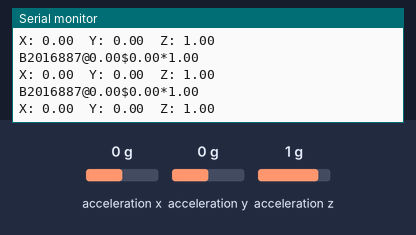
The sketch below on a simulated Arduino Uno, built with avr-gcc and run on an emulated ATmega328P. Parts: the last lines printed to the serial monitor. Wiring (inferred from the names in the program): ADXL345 accelerometer at I2C address 0x53. Inputs (shaded band) come from the test bench; at power-on: acceleration x 0 g, acceleration y 0 g, acceleration z 1 g. No radio packets arrive unless stated.

Above: at 1.2 s.
1.3 s: acceleration x set to -1.4 g
At 1.5 s:
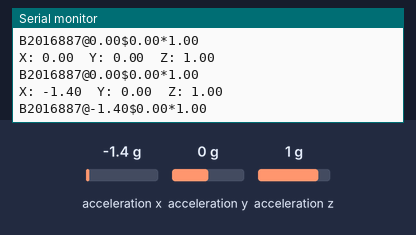
2.8 s: acceleration y set to -1.4 g
At 2.81 s:
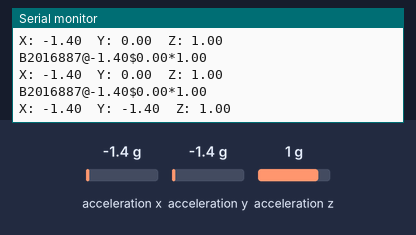
4.3 s: acceleration z set to -1.4 g
At 4.44 s:
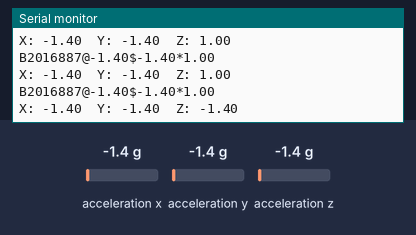

The sketch:

Node.ino
```cpp
#include <LoRa.h>
#include <Wire.h>

#define SS 10
#define RST 2
#define DI0 3
#define BAND 433E6

String id = "B2016887";
int ADXL345 = 0x53;
float x_out, y_out, z_out;
float roll = 0,pitch = 0, pitchF = 0 ,rollF = 0;
String msg;
void setup() {
  // put your setup code here, to run once:
  //Lora init
  Serial.begin(115200);
  Serial.println("LoRa Sender");
  LoRa.setPins(SS, RST, DI0);
  if (!LoRa.begin(BAND)) {
    Serial.println("Starting LoRa failed!");
    while (1)
      ;
  } else {
    Serial.println("Starting LoRa completed");
  }

  Wire.begin();
  Wire.beginTransmission(ADXL345);
  Wire.write(0x2D);

  Wire.write(8);
  Wire.endTransmission();
  delay(10);

  LoRa.setTxPower(15); // Tăng công suất truyền lên 20dBm
  LoRa.setSpreadingFactor(10); // Đặt tỷ lệ phổ mở rộng là 7
  LoRa.setSignalBandwidth(125E3); // Đặt băng thông tín hiệu là 125kHz
}
void loop() {
  //Doc gia tri cam bien
  readADXL345();
  //Xu li LoRa
  msg = id + '@' + (String)x_out + '$' + (String)y_out + '*' + (String)z_out;
  sendMsg(msg);
  delay(100);

//  roll = atan(y_out / sqrt(pow(x_out, 2) + pow(z_out, 2))) * 180 / PI;
//  pitch = atan(-1 * x_out / sqrt(pow(y_out, 2) + pow(z_out, 2))) * 180 / PI;
//  rollF = 0.94 * rollF + 0.06 * roll;
//  pitchF = 0.94 * pitchF + 0.06 * pitch;
//  Serial.print(rollF);
//  Serial.print("/");
//  Serial.println(pitchF);
}
void readADXL345()
{
  Wire.beginTransmission(ADXL345);
  Wire.write(0x32);
  Wire.endTransmission(false);
  Wire.requestFrom(ADXL345, 6, true); //read 6 registers, each axits 2 registers
  x_out = (Wire.read() | Wire.read() << 8);
  x_out = x_out / 256;
  y_out = (Wire.read() | Wire.read() << 8);
  y_out = y_out / 256;
  z_out = (Wire.read() | Wire.read() << 8);
  z_out = z_out / 256;
  Serial.print("X: "); Serial.print(x_out);
  Serial.print("  Y: "); Serial.print(y_out);
  Serial.print("  Z: "); Serial.println(z_out);
}
void sendMsg(String msg)
{
  LoRa.beginPacket();
  LoRa.print(msg);
  LoRa.endPacket();
  Serial.println(msg);
}
```

Measured:
- after the input at 1.3 s, the serial monitor: prints a new line at once (image 1)
- after the input at 2.8 s, the serial monitor: prints a new line at once (image 2)
- after the input at 4.3 s, the serial monitor: prints a new line after 0.14 s (image 3)
